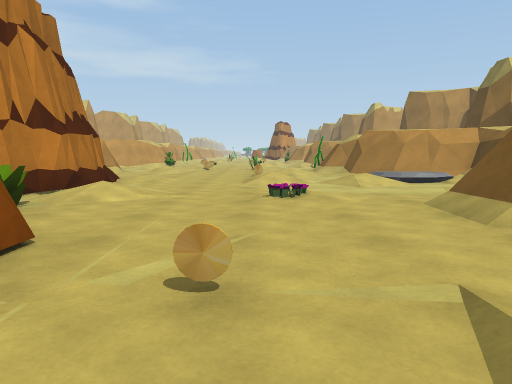
view 1 (above)

20 first-person views from a walk through a 3-D level made in the Unity game engine. The camera is 1.2 m above the floor, tilts 6° down and sees 70° across. The floor is counted in squares, 2 m on a side. Each view is taken from the middle of a square. On the plan, view 1 faces up. The plan holds only what a view shows up to about 10 squares ahead; the rest is blank. The place goes on beyond the plan. The player character is not drawn. Some animated figures are not drawn.

view 2
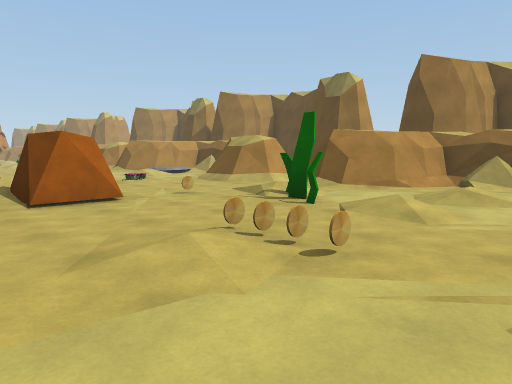

view 3
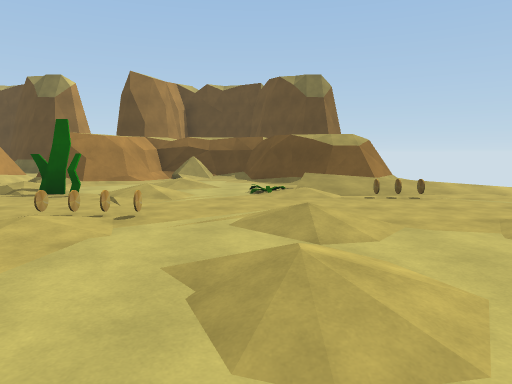

view 4
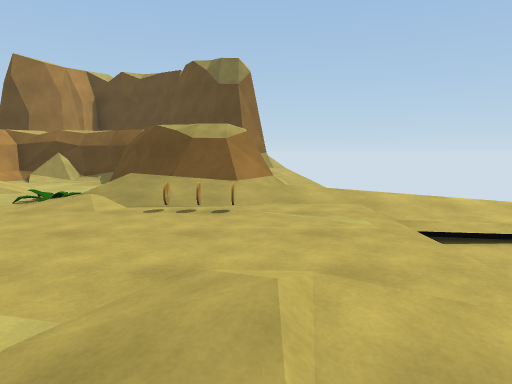

view 5
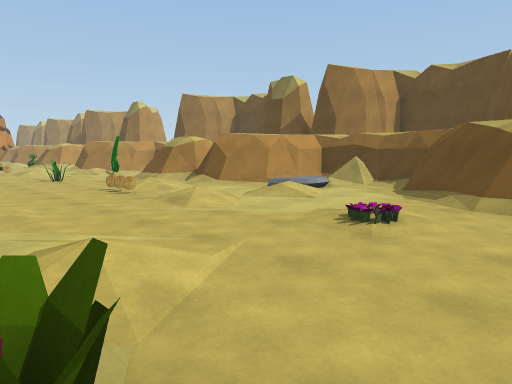

view 6
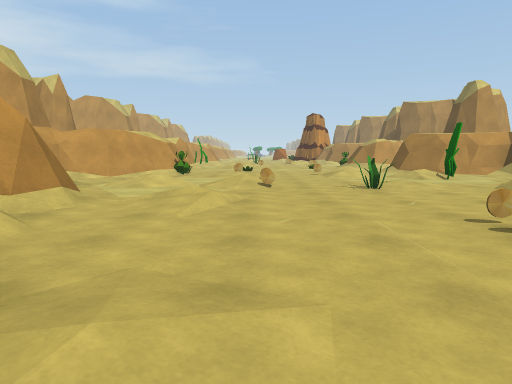

view 7
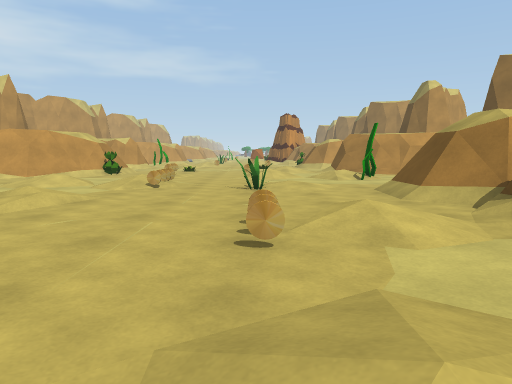

view 8
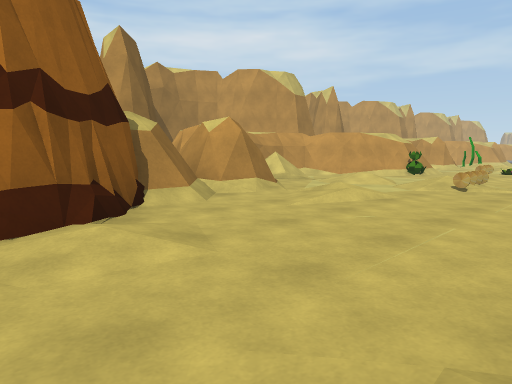

view 9
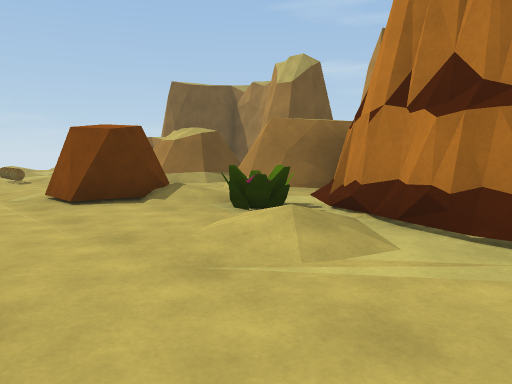

view 10
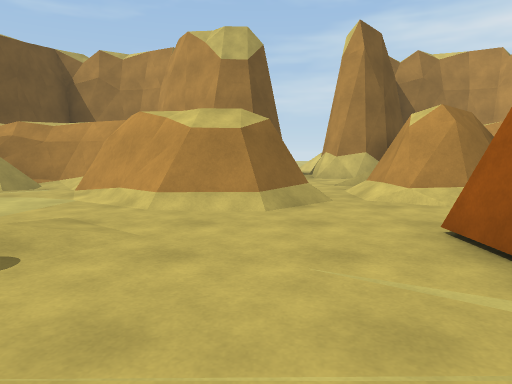

view 11
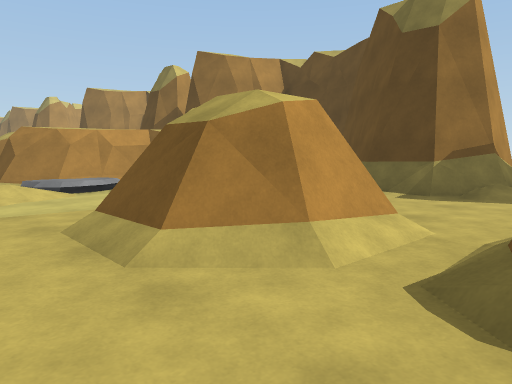

view 12
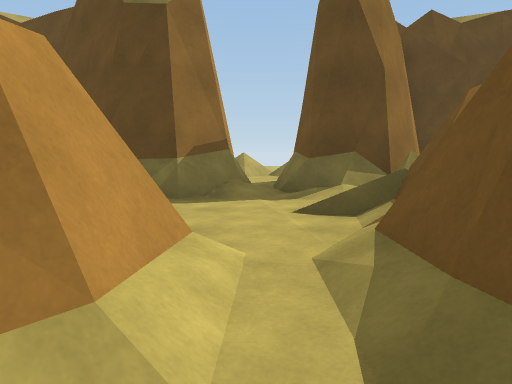

view 13
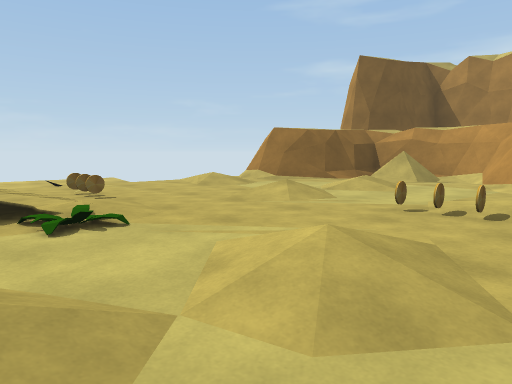

view 14
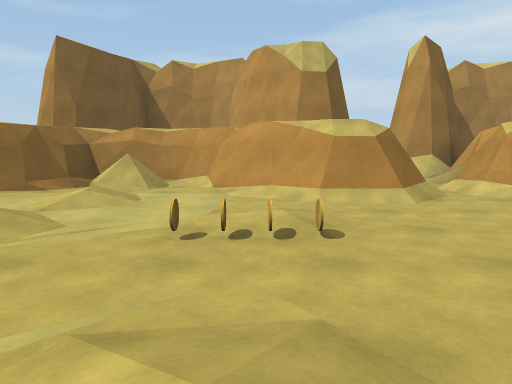

view 15
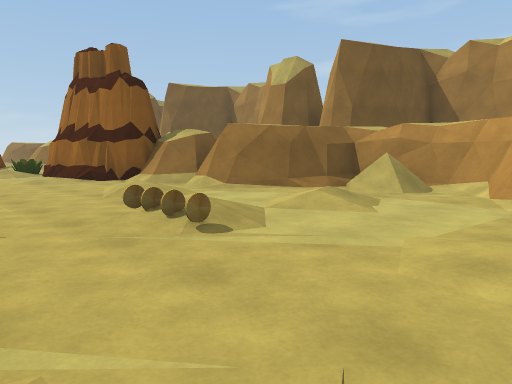

view 16
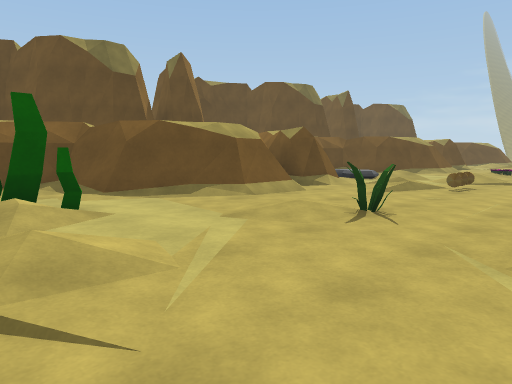

view 17
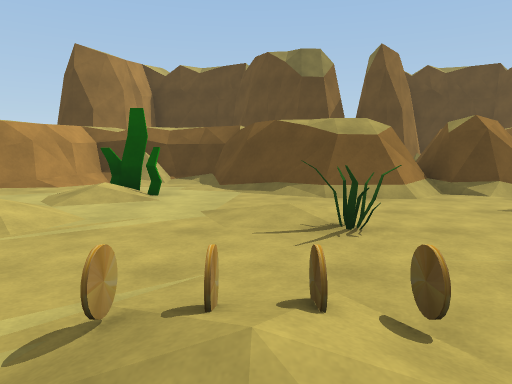

view 18
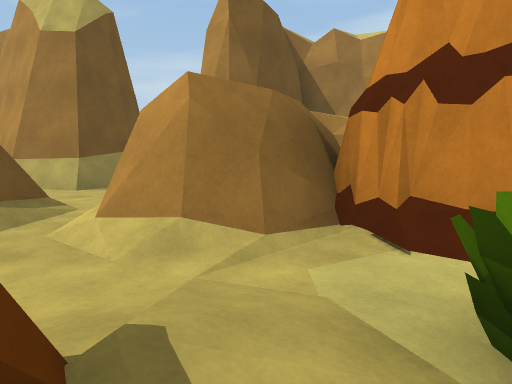

view 19
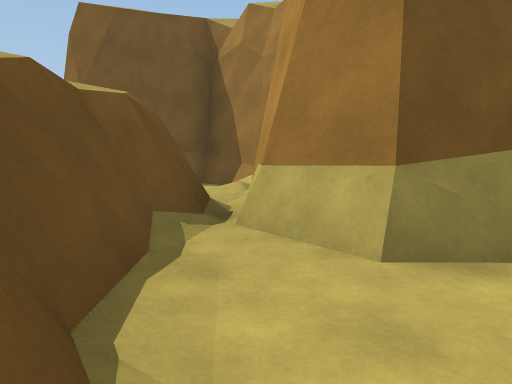

view 20
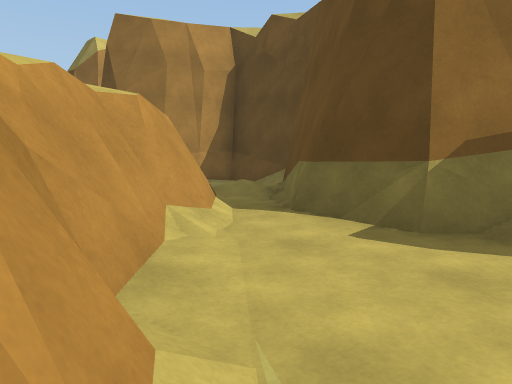

### Floor plan
Key: @ floor where view 1 was taken; # wall or solid block; . main floor; - floor 0.25 m lower than the main floor; _ floor 0.5 m lower than the main floor; / step, stairs or slope; = window, fence, low wall or low ledge; P plant; O other object.
Columns run from 11 left of view 1 to 9 right of it. Each row starts with its distance up from view 1.
 17      ##O//.//...#
 16     ##/....///O.#
 15     #../.O...../#
 14     #/.//O.././##
 13     ##/..O.O./##
 12     ###//..../#
 11      ##=/.../.##
 10       #/...O/.###
  9       ##...O../##
  8        #//./////#
  7        ##.././/.#
  6        ##/.....###
  5       ##//.P/.#####
  4      ##/P..../###.#
  3   #####//..../##..##
  2  ##//##/.O.O..//../##
  1   #..//...../.###/##
  0   ##.###...@/.######
 -1   ######...O...######
 -2    ####..O./////##
 -3     #/...O.../..#
 -4 #   #/././..P..##
 -5 #   #/.///../.##
 -6 #   ##/....O//#
 -7      ##//..O//#
 -8       #./.../ .
 -9          _/-/
-10          -/-

Positions as (right, up) in squares from view 1, and headings:
1: (0, 0), facing up
2: (-4, -4), facing up-right
3: (-6, -4), facing right
4: (-4, -7), facing right
5: (-3, 3), facing up-right
6: (-2, 7), facing up
7: (0, 7), facing up
8: (0, 7), facing up-left
9: (0, 7), facing down-left
10: (0, 0), facing left
11: (1, 1), facing up-right
12: (2, 2), facing right
13: (2, -1), facing down-left
14: (1, -2), facing left
15: (0, 17), facing down-left
16: (-2, 17), facing down-right
17: (-3, 14), facing right
18: (-2, 3), facing left
19: (-6, 1), facing down-left
20: (4, 2), facing up-right
